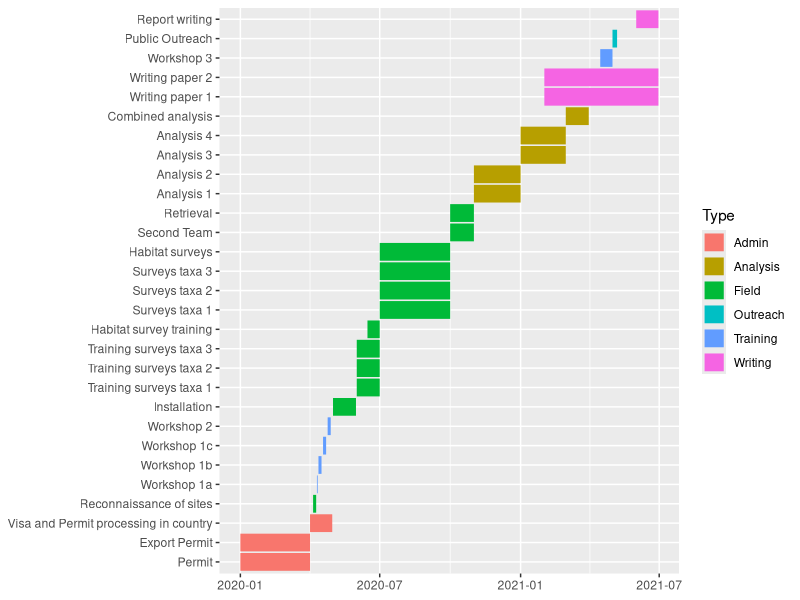

This figure's R source:


library(reshape2)
library(ggplot2)

#define tasks
tasks = c("Permit","Export Permit", "Visa and Permit processing in country"  ,"Reconnaissance of sites", "Workshop 1a", "Workshop 1b", "Workshop 1c","Workshop 2","Installation","Training surveys taxa 1", "Training surveys taxa 2","Training surveys taxa 3","Habitat survey training","Surveys taxa 1", "Surveys taxa 2", "Surveys taxa 3","Habitat surveys","Second Team","Retrieval","Analysis 1","Analysis 2","Analysis 3","Analysis 4","Combined analysis","Writing paper 1","Writing paper 2","Workshop 3","Public Outreach","Report writing")

#create a data frame where the tasks are listed, start date and end date and the type of task
Main_data <- data.frame(
  Name        = factor(tasks, levels = tasks),
  Startdate  = as.Date(c("2020-01-01","2020-01-01","2020-04-01", "2020-04-05", "2020-04-10","2020-04-12","2020-04-18","2020-04-24","2020-05-01","2020-06-01","2020-06-01","2020-06-01","2020-06-15","2020-07-01","2020-07-01","2020-07-01","2020-07-01","2020-10-01","2020-10-01","2020-11-01","2020-11-01","2021-01-01","2021-01-01","2021-03-01","2021-02-01","2021-02-01","2021-04-15","2021-05-01","2021-06-01")),
  Enddate    = as.Date(c("2020-04-01","2020-04-01","2020-04-30", "2020-04-09", "2020-04-11","2020-04-16","2020-04-22","2020-04-28","2020-05-31","2020-07-01","2020-07-01","2020-07-01","2020-07-01","2020-10-01","2020-10-01","2020-10-01","2020-10-01","2020-11-01","2020-11-01","2021-01-01","2021-01-01","2021-03-01","2021-03-01","2021-03-31","2021-06-30","2021-06-30","2021-05-01","2021-05-07","2021-06-30")),
  Type = c("Admin","Admin", "Admin", "Field", "Training", "Training", "Training","Training","Field","Field","Field","Field","Field","Field","Field","Field","Field","Field","Field","Analysis","Analysis","Analysis","Analysis","Analysis","Writing","Writing","Training","Outreach","Writing")
)

#melt data into the correct format
Melted_data_frame <- melt(Main_data, measure.vars = c("Startdate", "Enddate"))

#produce Gantt chart
ggplot(Melted_data_frame, aes(value, Name, colour = Type)) + 
  geom_line(size = 6) +
  xlab(NULL) + 
  ylab(NULL)

